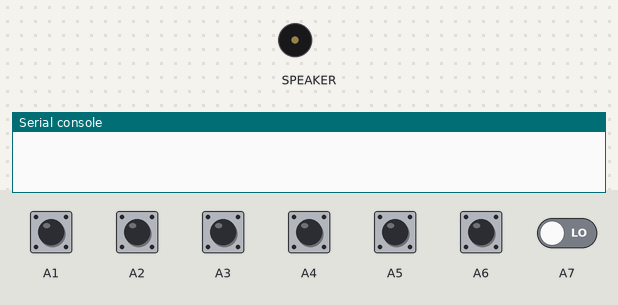
Simulated run of this program. Board: Circuit Playground running CircuitPython. On the bench: buzzer (waves = sounding), the last lines printed to the serial console. Inputs (shaded band) come from the test bench; at power-on: A1–7 LOW. Touch pads read as touched when driven HIGH.

Above: at 1.2 s.
1.3 s: A1 pulled HIGH for 0.15 s
At 1.4 s:
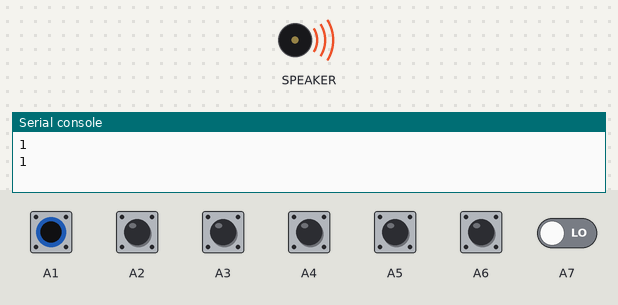
2.9 s: A2 pulled HIGH for 0.15 s
At 4.2 s:
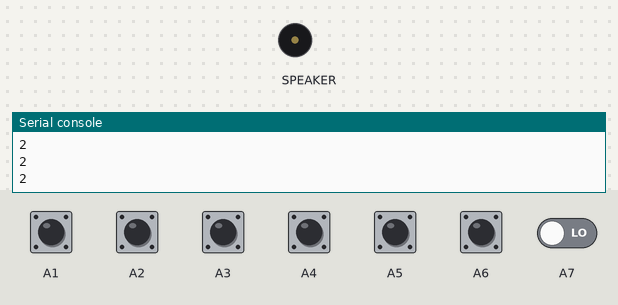
4.5 s: A3 pulled HIGH for 0.15 s
At 4.61 s:
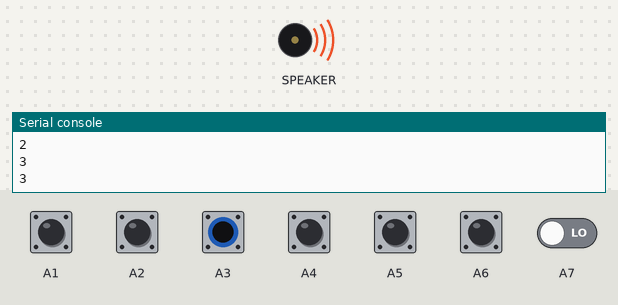
6.1 s: A4 pulled HIGH for 0.15 s
At 7.4 s:
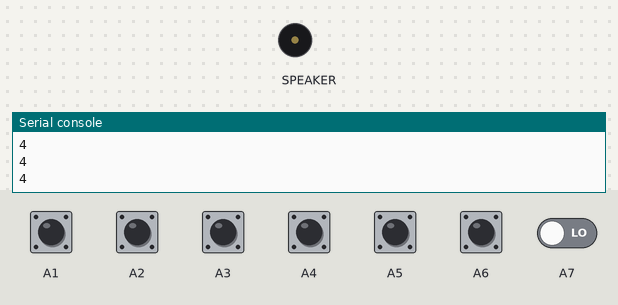
7.7 s: A5 pulled HIGH for 0.15 s
At 7.78 s:
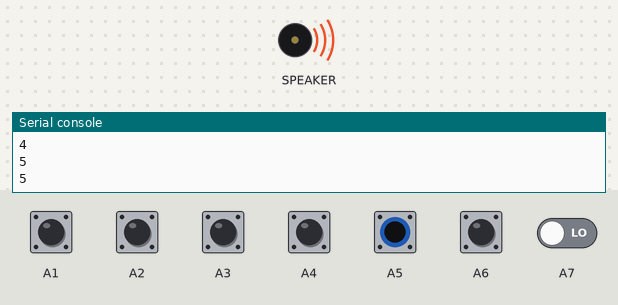
9.3 s: A6 pulled HIGH for 0.15 s
At 10.6 s:
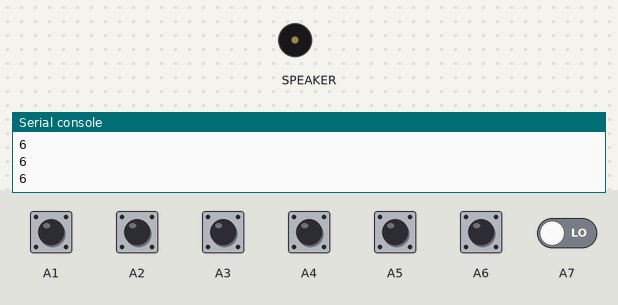
Timing chart, 0 to 11.9 s (numbered marks = the images above; inputs shaded):
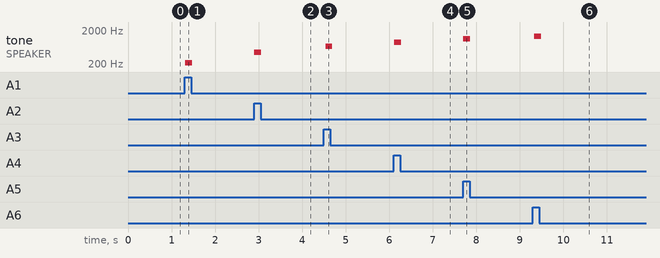

Measured:
- after the input at 1.3 s, tone on SPEAKER: silent → 220 Hz at once, → silent 0.16 s later
- after the input at 2.9 s, tone on SPEAKER: silent → 440 Hz at once, → silent 0.16 s later
- after the input at 4.5 s, tone on SPEAKER: silent → 660 Hz at once, → silent 0.16 s later
- after the input at 6.1 s, tone on SPEAKER: silent → 880 Hz at once, → silent 0.16 s later
- after the input at 7.7 s, tone on SPEAKER: silent → 1100 Hz at once, → silent 0.16 s later
- after the input at 9.3 s, tone on SPEAKER: silent → 1320 Hz at once, → silent 0.16 s later

The program:

touch_seven_tones.py
```python
from time import sleep
from adafruit_circuitplayground.express import cpx

while True:
    arr = [cpx.touch_A1, cpx.touch_A2, cpx.touch_A3, cpx.touch_A4, cpx.touch_A5, cpx.touch_A6, cpx.touch_A7]
    touched = False
    for i, pad in enumerate(arr):
        if pad:
            print(i+1)
            cpx.start_tone(220*(i+1))
            touched = True
    if not touched:
        cpx.stop_tone()
    sleep(0.05)
```
